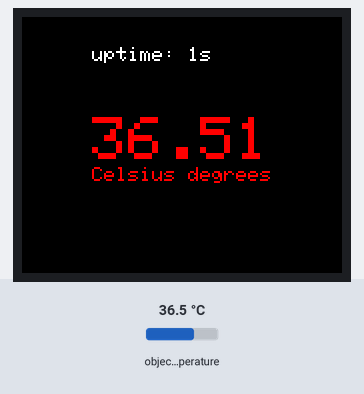
A program run on a simulated Arduino Pro Mini, built with avr-gcc and run on an emulated ATmega328P. Parts: 160×128 colour display. Inputs (shaded band) come from the test bench; at power-on: object temperature 36.5 °C.

Above: at 1.6 s.
1.7 s: object temperature set to 30.3 °C
At 2.4 s:
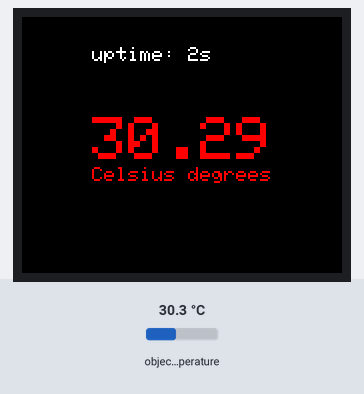
4.8 s: object temperature set to 29.6 °C
At 5.6 s:
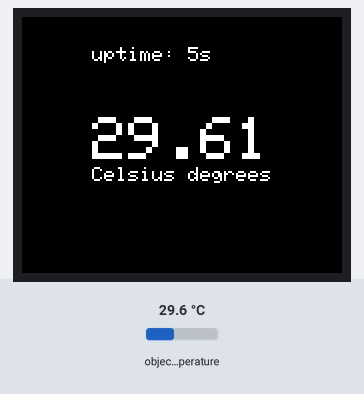
7.9 s: object temperature set to 20 °C
At 8.7 s:
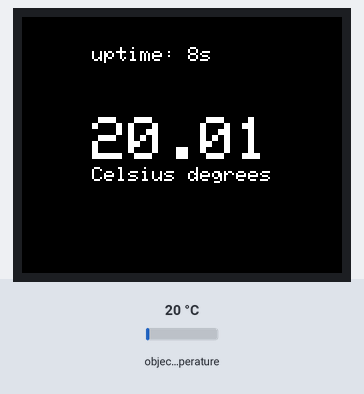
Timing chart, 0 to 10.9 s (numbered marks = the images above; inputs shaded):
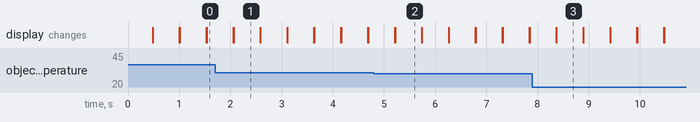

The program:

main.cpp
```cpp
#include <Adafruit_GFX.h>    // Core graphics library
#include <Adafruit_ST7735.h> // Hardware-specific library
#include <SPI.h>

#define TFT_CS     10
#define TFT_RST    9  // you can also connect this to the Arduino reset
#define TFT_DC     8
#define Landscape  1
#define BLACK    0x0000
#define BLUE     0x001F
#define RED      0xF800
#define GREEN    0x07E0
#define CYAN     0x07FF
#define MAGENTA  0xF81F
#define YELLOW   0xFFE0
#define WHITE    0xFFFF

Adafruit_ST7735 tft = Adafruit_ST7735(TFT_CS,  TFT_DC, TFT_RST);

#include <Wire.h>
#include <Adafruit_MLX90614.h>

Adafruit_MLX90614 mlx = Adafruit_MLX90614();

float temp;

void setup() {
  mlx.begin();
  Serial.begin(9600);
 // Use this initializer if you're using a 1.8" TFT
  tft.initR(INITR_BLACKTAB);   // initialize a ST7735S chip, black tab
  uint16_t time = millis();
  time = millis() - time;
  tft.fillScreen(ST7735_BLACK);
  tft.setRotation (Landscape);
  tft.println("You are getting nerdier every second you stare at this screen...");
  delay(300);
}

void loop() {
   tft.setTextSize(1);
   tft.setTextColor(WHITE);
   tft.setCursor(35,15);
   tft.print("uptime: ");
   tft.print(millis() / 1000);
   tft.print("s");
   tft.setCursor(35, 50);
   tft.setTextSize(3);
   temp=mlx.readObjectTempC();
   if (temp < 5) {
     tft.setTextColor(BLUE);
   }
   else if (temp > 30) {
     tft.setTextColor(RED);
   }
   //tft.setTextColor(MAGENTA);
   tft.print(temp);
   //tft.println(mlx.readObjectTempC());
   //Serial.println(mlx.readObjectTempC());
   tft.setCursor(35,75);
   tft.setTextSize(1);
   tft.println("Celsius degrees");
   delay(500);
   tft.fillScreen(ST7735_BLACK);
}
```

Measured:
- the behaviour switches between 30 and 29.9 °C on object temperature (found by bisection; images 1 and 2)
- after the input at 4.8 s, the display: first differs from a run without the input after 0.42 s (image 2)
- what the display in image 1 shows lasts 0.5 s, from 2.1 s to 2.6 s
